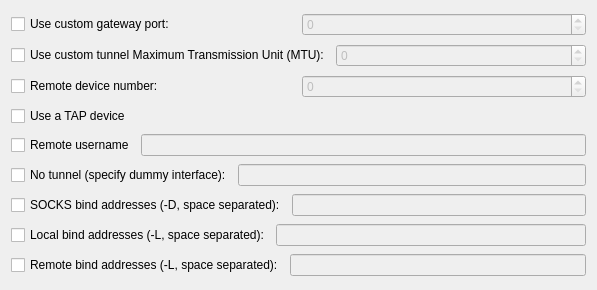
<?xml version="1.0" encoding="UTF-8"?>
<ui version="4.0">
 <class>SshAdvanced</class>
 <widget class="QWidget" name="SshAdvanced">
  <property name="geometry">
   <rect>
    <x>0</x>
    <y>0</y>
    <width>597</width>
    <height>290</height>
   </rect>
  </property>
  <layout class="QVBoxLayout" name="verticalLayout">
   <item>
    <layout class="QHBoxLayout" name="horizontalLayout">
     <item>
      <widget class="QCheckBox" name="chk_useCustomGatewayPort">
       <property name="text">
        <string>Use custom gateway port:</string>
       </property>
      </widget>
     </item>
     <item>
      <widget class="QSpinBox" name="sb_useCustomGatewayPort">
       <property name="enabled">
        <bool>false</bool>
       </property>
       <property name="minimum">
        <number>0</number>
       </property>
       <property name="maximum">
        <number>65535</number>
       </property>
       <property name="value">
        <number>0</number>
       </property>
      </widget>
     </item>
    </layout>
   </item>
   <item>
    <layout class="QHBoxLayout" name="horizontalLayout_2">
     <item>
      <widget class="QCheckBox" name="chk_useCustomTunnelMtu">
       <property name="text">
        <string>Use custom tunnel Maximum Transmission Unit (MTU):</string>
       </property>
      </widget>
     </item>
     <item>
      <widget class="QSpinBox" name="sb_useCustomTunnelMtu">
       <property name="enabled">
        <bool>false</bool>
       </property>
       <property name="minimum">
        <number>0</number>
       </property>
       <property name="maximum">
        <number>999999999</number>
       </property>
      </widget>
     </item>
    </layout>
   </item>
   <item>
    <layout class="QHBoxLayout" name="horizontalLayout_4">
     <item>
      <widget class="QCheckBox" name="chk_remoteDeviceNumber">
       <property name="text">
        <string>Remote device number:</string>
       </property>
      </widget>
     </item>
     <item>
      <widget class="QSpinBox" name="sb_remoteDeviceNumber">
       <property name="enabled">
        <bool>false</bool>
       </property>
       <property name="maximum">
        <number>999999999</number>
       </property>
      </widget>
     </item>
    </layout>
   </item>
   <item>
    <widget class="QCheckBox" name="chk_useTapDevice">
     <property name="text">
      <string>Use a TAP device</string>
     </property>
    </widget>
   </item>
   <item>
    <layout class="QHBoxLayout" name="horizontalLayout_5">
     <item>
      <widget class="QCheckBox" name="chk_remoteUsername">
       <property name="text">
        <string>Remote username</string>
       </property>
      </widget>
     </item>
     <item>
      <widget class="QLineEdit" name="le_remoteUsername">
       <property name="enabled">
        <bool>false</bool>
       </property>
      </widget>
     </item>
    </layout>
   </item>
   <item>
    <layout class="QHBoxLayout" name="horizontalLayout_5">
     <item>
      <widget class="QCheckBox" name="chk_noTunnelInterface">
       <property name="text">
        <string>No tunnel (specify dummy interface):</string>
       </property>
      </widget>
     </item>
     <item>
      <widget class="QLineEdit" name="le_noTunnelInterface">
       <property name="enabled">
        <bool>false</bool>
       </property>
      </widget>
     </item>
    </layout>
   </item>
   <item>
    <layout class="QHBoxLayout" name="horizontalLayout_5">
     <item>
      <widget class="QCheckBox" name="chk_socksBindAddress">
       <property name="text">
        <string>SOCKS bind addresses (-D, space separated):</string>
       </property>
      </widget>
     </item>
     <item>
      <widget class="QLineEdit" name="le_socksBindAddress">
       <property name="enabled">
        <bool>false</bool>
       </property>
      </widget>
     </item>
    </layout>
   </item>
   <item>
    <layout class="QHBoxLayout" name="horizontalLayout_5">
     <item>
      <widget class="QCheckBox" name="chk_localBindAddress">
       <property name="text">
        <string>Local bind addresses (-L, space separated):</string>
       </property>
      </widget>
     </item>
     <item>
      <widget class="QLineEdit" name="le_localBindAddress">
       <property name="enabled">
        <bool>false</bool>
       </property>
      </widget>
     </item>
    </layout>
   </item>
   <item>
    <layout class="QHBoxLayout" name="horizontalLayout_5">
     <item>
      <widget class="QCheckBox" name="chk_remoteBindAddress">
       <property name="text">
        <string>Remote bind addresses (-L, space separated):</string>
       </property>
      </widget>
     </item>
     <item>
      <widget class="QLineEdit" name="le_remoteBindAddress">
       <property name="enabled">
        <bool>false</bool>
       </property>
      </widget>
     </item>
    </layout>
   </item>
  </layout>
 </widget>
 <resources/>
 <connections>
  <connection>
   <sender>chk_useCustomGatewayPort</sender>
   <signal>toggled(bool)</signal>
   <receiver>sb_useCustomGatewayPort</receiver>
   <slot>setEnabled(bool)</slot>
   <hints>
    <hint type="sourcelabel">
     <x>151</x>
     <y>25</y>
    </hint>
    <hint type="destinationlabel">
     <x>445</x>
     <y>25</y>
    </hint>
   </hints>
  </connection>
  <connection>
   <sender>chk_useCustomTunnelMtu</sender>
   <signal>toggled(bool)</signal>
   <receiver>sb_useCustomTunnelMtu</receiver>
   <slot>setEnabled(bool)</slot>
   <hints>
    <hint type="sourcelabel">
     <x>200</x>
     <y>70</y>
    </hint>
    <hint type="destinationlabel">
     <x>494</x>
     <y>70</y>
    </hint>
   </hints>
  </connection>
  <connection>
   <sender>chk_remoteDeviceNumber</sender>
   <signal>toggled(bool)</signal>
   <receiver>sb_remoteDeviceNumber</receiver>
   <slot>setEnabled(bool)</slot>
   <hints>
    <hint type="sourcelabel">
     <x>151</x>
     <y>161</y>
    </hint>
    <hint type="destinationlabel">
     <x>445</x>
     <y>161</y>
    </hint>
   </hints>
  </connection>
  <connection>
   <sender>chk_remoteUsername</sender>
   <signal>toggled(bool)</signal>
   <receiver>le_remoteUsername</receiver>
   <slot>setEnabled(bool)</slot>
   <hints>
    <hint type="sourcelabel">
     <x>83</x>
     <y>235</y>
    </hint>
    <hint type="destinationlabel">
     <x>378</x>
     <y>235</y>
    </hint>
   </hints>
  </connection>
  <connection>
   <sender>chk_noTunnelInterface</sender>
   <signal>toggled(bool)</signal>
   <receiver>le_noTunnelInterface</receiver>
   <slot>setEnabled(bool)</slot>
   <hints>
    <hint type="sourcelabel">
     <x>83</x>
     <y>235</y>
    </hint>
    <hint type="destinationlabel">
     <x>378</x>
     <y>235</y>
    </hint>
   </hints>
  </connection>
  <connection>
   <sender>chk_socksBindAddress</sender>
   <signal>toggled(bool)</signal>
   <receiver>le_socksBindAddress</receiver>
   <slot>setEnabled(bool)</slot>
   <hints>
    <hint type="sourcelabel">
     <x>83</x>
     <y>235</y>
    </hint>
    <hint type="destinationlabel">
     <x>378</x>
     <y>235</y>
    </hint>
   </hints>
  </connection>
  <connection>
   <sender>chk_localBindAddress</sender>
   <signal>toggled(bool)</signal>
   <receiver>le_localBindAddress</receiver>
   <slot>setEnabled(bool)</slot>
   <hints>
    <hint type="sourcelabel">
     <x>83</x>
     <y>235</y>
    </hint>
    <hint type="destinationlabel">
     <x>378</x>
     <y>235</y>
    </hint>
   </hints>
  </connection>
  <connection>
   <sender>chk_remoteBindAddress</sender>
   <signal>toggled(bool)</signal>
   <receiver>le_remoteBindAddress</receiver>
   <slot>setEnabled(bool)</slot>
   <hints>
    <hint type="sourcelabel">
     <x>83</x>
     <y>235</y>
    </hint>
    <hint type="destinationlabel">
     <x>378</x>
     <y>235</y>
    </hint>
   </hints>
  </connection>
 </connections>
</ui>
